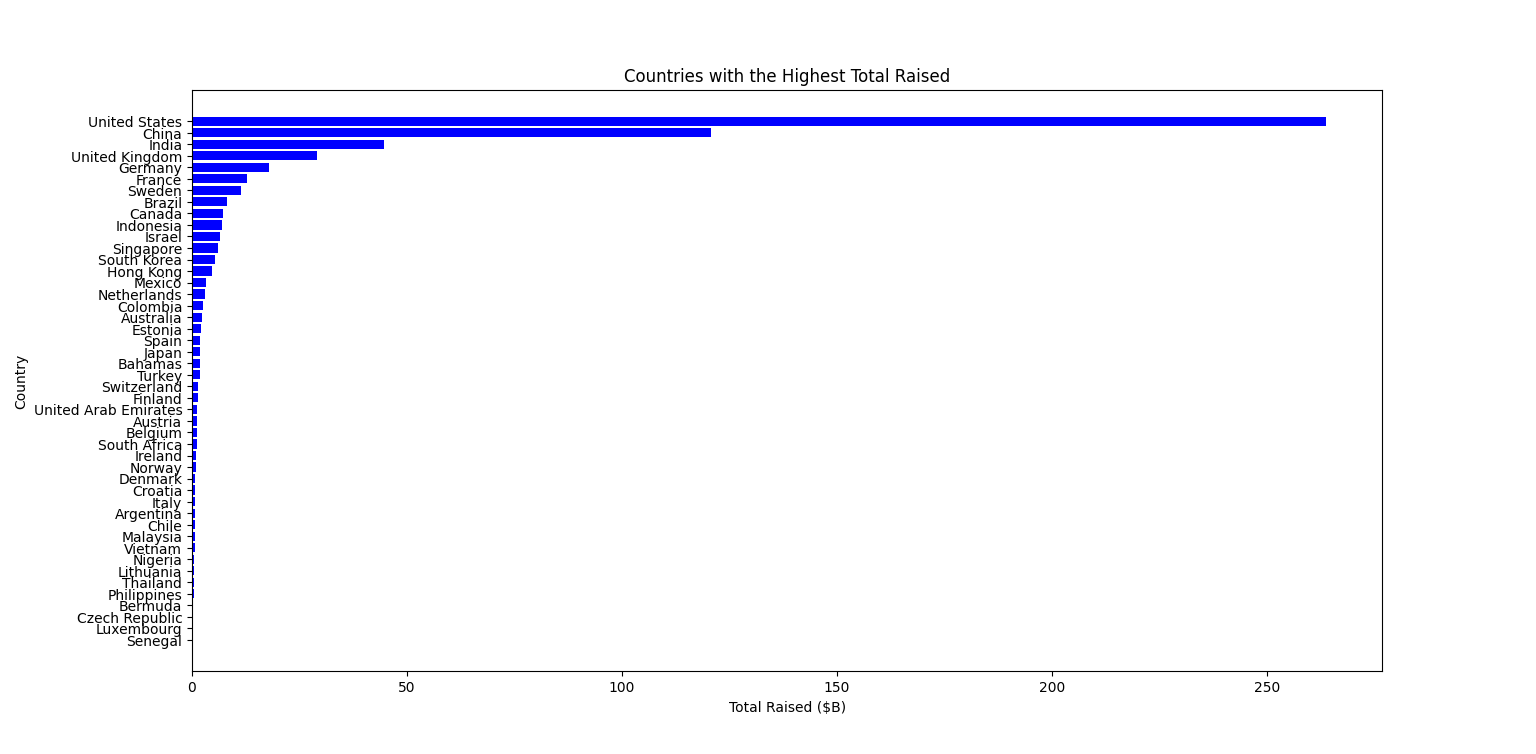

Here is the Python script that generated this plot:
import pandas as pd
import matplotlib.pyplot as plt

# Assuming you have the 'unicorn' DataFrame with columns: 'Country' and 'Total Raised ($B)'
unicorn = pd.read_csv('clean_unicorn.csv')

# Group the data by country and calculate the sum of total raised
country_totals = unicorn.groupby('Country')['Total Raised ($B)'].sum().reset_index()

# Sort the data in descending order based on the total raised
country_totals = country_totals.sort_values(by='Total Raised ($B)', ascending=True)

# Create the horizontal bar graph
plt.figure(figsize=(10, 6))  # Set the figure size
plt.barh(country_totals['Country'], country_totals['Total Raised ($B)'], color='blue')

# Add labels and title
plt.xlabel('Total Raised ($B)')
plt.ylabel('Country')
plt.title('Countries with the Highest Total Raised')

# Invert the y-axis to display the countries with the highest total raised at the top
# plt.gca().invert_yaxis()

# Show the plot
plt.show()
